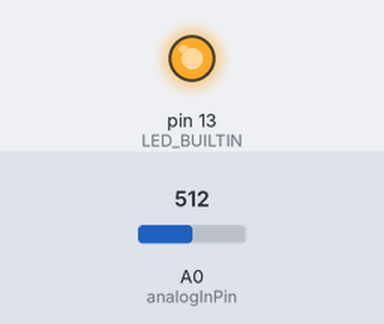
Bench run of a sketch on a simulated Arduino Uno, built with avr-gcc and run on an emulated ATmega328P. Parts: output pins drawn as LEDs (lit = HIGH). Inputs (shaded band) come from the test bench; at power-on: A0 (analogInPin) = 512. What the sketch prints to the serial monitor is not drawn.

Above: at 1.2 s.
1.3 s: A0 (analogInPin) set to 111
4.3 s: A0 (analogInPin) set to 93
Timing chart, 0 to 7.3 s (numbered marks = the images above; inputs shaded):
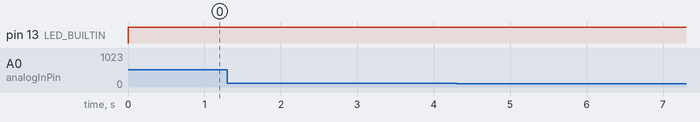

Measured:
- after the input at 1.3 s, every drawn part: stays the same
- after the input at 4.3 s, every drawn part: stays the same

The sketch:

Lectura_constante_de_datos.ino
```cpp
// These constants won't change. They're used to give names to the pins used:

const int analogInPin = A0; // Analog input pin that the potentiometer is attached to
float sensorValue = 0.0; // value read from the pot
float outputValue = 0.0; // value output to the PWM (analog out)

void setup() {
  // initialize digital pin LED_BUILTIN as an output.
  pinMode(LED_BUILTIN, OUTPUT);

  // initialize serial communications at 9600 bps:
  Serial.begin(9600);

  //Referencia analógica PIN AREF
  analogReference (DEFAULT);

}

void loop() {
  // turn the LED on (HIGH is the voltage level)
  digitalWrite(LED_BUILTIN, HIGH);

  // read the analog in value:
  sensorValue = analogRead(analogInPin);

  // map it to the range of the analog out:
  outputValue = (sensorValue * 5.0) / 1023.0;

  // print the results to the Serial Monitor:
  Serial.print("sensor = ");
  Serial.print(sensorValue);
  Serial.print("\t output = ");
  Serial.println(outputValue);

  // wait 2 milliseconds before the next loop for the analog-to-digital
  // converter to settle after the last reading:
  delay(4);
  }
```
